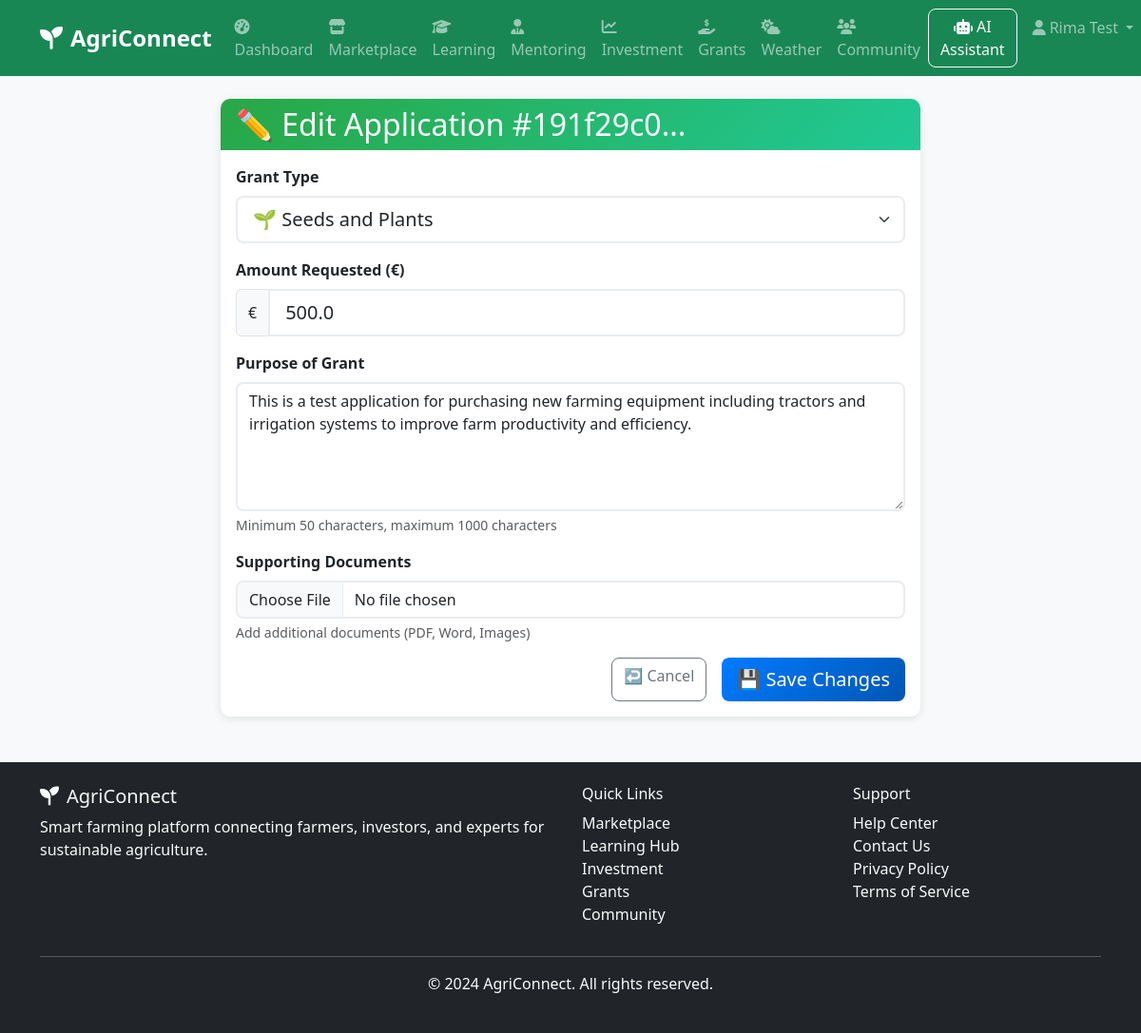
The page /grants/191f29c0-94c6-4110-9e6e-bfc2f3f68042/edit (signed in) on the database its author committed.
### app/models/user.py (models this page shows, shortened)
class User(UserMixin, db.Model):
    __tablename__ = 'users'
    id = db.Column(db.Integer, primary_key=True)
    username = db.Column(db.String(80), unique=True, nullable=False)
    email = db.Column(db.String(120), unique=True, nullable=False)
    password_hash = db.Column(db.String(255), nullable=False)
    first_name = db.Column(db.String(50), nullable=False)
    last_name = db.Column(db.String(50), nullable=False)
    phone = db.Column(db.String(20))
    location = db.Column(db.String(100))
    user_type = db.Column(db.Enum('farmer', 'investor', 'expert', 'admin'), nullable=False, default='farmer')
    profile_image = db.Column(db.String(255))
    bio = db.Column(db.Text)
    farm_name = db.Column(db.String(100))
    farm_location = db.Column(db.String(200))
    farm_size = db.Column(db.Float)  # in acres
    farm_type = db.Column(db.String(50))  # organic, conventional, etc.
    years_experience = db.Column(db.Integer)
    farm_description = db.Column(db.Text)
    certifications = db.Column(db.Text)  # JSON string of certifications
    is_active = db.Column(db.Boolean, default=True)
    is_verified = db.Column(db.Boolean, default=False)
    created_at = db.Column(db.DateTime, default=datetime.utcnow)
    updated_at = db.Column(db.DateTime, default=datetime.utcnow, onupdate=datetime.utcnow)
    products = db.relationship('Product', backref='seller', lazy='dynamic')
    courses_enrolled = db.relationship('CourseEnrollment', backref='user', lazy='dynamic')
    courses_created = db.relationship('Course', backref='instructor', lazy='dynamic')
    land_listings = db.relationship('Land', backref='owner', lazy='dynamic')
    investments = db.relationship('Investment', backref='investor', lazy='dynamic')
    forum_posts = db.relationship('ForumPost', backref='author', lazy='dynamic')
    forum_comments = db.relationship('ForumComment', backref='author', lazy='dynamic')
    mentoring_sessions_as_mentor = db.relationship('MentoringSession', foreign_keys='MentoringSession.mentor_id', backref='mentor', lazy='dynamic')
    mentoring_sessions_as_mentee = db.relationship('MentoringSession', foreign_keys='MentoringSession.mentee_id', backref='mentee', lazy='dynamic')
    mentoring_requests = db.relationship('MentoringRequest', backref='mentee', lazy='dynamic')
    chat_sessions = db.relationship('ChatSession', backref='user', lazy='dynamic')
    def get_full_name(self):
        return f"{self.first_name} {self.last_name}"

### app/models/grant.py (models this page shows, shortened)
class GrantApplication(db.Model):
    __tablename__ = 'grant_applications'
    id = db.Column(db.Integer, primary_key=True)
    application_id = db.Column(db.String(36), unique=True, default=lambda: str(uuid.uuid4()))
    user_id = db.Column(db.Integer, db.ForeignKey('users.id'), nullable=False)
    grant_type = db.Column(db.String(50), nullable=False)  # equipment, seeds, infrastructure
    amount_requested = db.Column(db.Float, nullable=False)
    purpose = db.Column(db.Text, nullable=False)
    status = db.Column(db.String(20), default='Submitted')  # Submitted, Under Review, Approved, Rejected
    submission_date = db.Column(db.DateTime, default=datetime.utcnow)
    last_updated = db.Column(db.DateTime, default=datetime.utcnow, onupdate=datetime.utcnow)
    applicant = db.relationship('User', backref='grant_applications')

### app/routes/grant_routes.py (the view, shortened to what this page needs)
@grant_bp.route('/grants/<application_id>/edit', methods=['GET', 'POST'])
@login_required
def edit_application(application_id):
    application = GrantApplication.query.filter_by(
        application_id=application_id,
        user_id=current_user.id
    ).first_or_404()
    if application.status != 'Submitted':
        flash('❌ This application can no longer be modified', 'error')
        return redirect(url_for('grant.grants_dashboard'))
    from app.forms.grant_forms import GrantApplicationForm
    form = GrantApplicationForm(obj=application)
    return render_template('grants/edit_application.html', form=form, application=application)

### app/templates/grants/edit_application.html (shortened to what this page needs)
{% extends "base.html" %}
{% block content %}
<div class="container mt-4">
    <div class="row justify-content-center">
        <div class="col-md-8">
            <div class="card">
                <div class="card-header bg-primary text-white">
                    <h2 class="mb-0">✏️ Edit Application #{{ application.application_id[:8] }}...</h2>
                </div>
                <div class="card-body">
                    <form method="POST">
                        <div class="mb-3">
                            {{ form.grant_type.label(class="form-label fw-bold") }}
                            {{ form.grant_type(class="form-select form-select-lg") }}
                        </div>
                        <div class="mb-3">
                            {{ form.amount_requested.label(class="form-label fw-bold") }}
                            <div class="input-group">
                                <span class="input-group-text">€</span>
                                {{ form.amount_requested(class="form-control form-control-lg") }}
                            </div>
                        </div>
                        <div class="mb-3">
                            {{ form.purpose.label(class="form-label fw-bold") }}
                            {{ form.purpose(class="form-control", rows="5") }}
                            <div class="form-text">Minimum 50 characters, maximum 1000 characters</div>
                        </div>
                        <div class="mb-3">
                            {{ form.documents.label(class="form-label fw-bold") }}
                            {{ form.documents(class="form-control") }}
                            <div class="form-text">Add additional documents (PDF, Word, Images)</div>
                        </div>
                        <div class="d-grid gap-2 d-md-flex justify-content-md-end">
                            <a href="{{ url_for('grant.grants_dashboard') }}" class="btn btn-outline-secondary me-md-2">
                                ↩️ Cancel
                            </a>
                            <button type="submit" class="btn btn-primary btn-lg">
                                💾 Save Changes
                            </button>
                        </div>
                    </form>
                </div>
            </div>
        </div>
    </div>
</div>
{% endblock %}

### app/templates/base.html (shortened to what this page needs)
<!DOCTYPE html>
<html lang="en">
<head>
    <link href="https://cdn.jsdelivr.net/npm/bootstrap@5.3.0/dist/css/bootstrap.min.css" rel="stylesheet">
    <link href="https://cdnjs.cloudflare.com/ajax/libs/font-awesome/6.4.0/css/all.min.css" rel="stylesheet">
    <link href="{{ url_for('static', filename='css/style.css') }}" rel="stylesheet">
</head>
<body>
    <nav class="navbar navbar-expand-lg navbar-dark bg-success">
        <div class="container">
            <a class="navbar-brand" href="{{ url_for('dashboard.index') }}">
                <i class="fas fa-seedling me-2"></i>AgriConnect
            </a>
            <div class="collapse navbar-collapse" id="navbarNav">
                <ul class="navbar-nav me-auto">
                    <li class="nav-item">
                        <a class="nav-link" href="{{ url_for('dashboard.index') }}">
                            <i class="fas fa-tachometer-alt me-1"></i>Dashboard
                        </a>
                    </li>
                    <li class="nav-item">
                        <a class="nav-link" href="{{ url_for('marketplace.index') }}">
                            <i class="fas fa-store me-1"></i>Marketplace
                        </a>
                    </li>
                    <li class="nav-item">
                        <a class="nav-link" href="{{ url_for('learning.index') }}">
                            <i class="fas fa-graduation-cap me-1"></i>Learning
                        </a>
                    </li>
                    <li class="nav-item">
                        <a class="nav-link" href="{{ url_for('mentoring.index') }}">
                            <i class="fas fa-user-tie me-1"></i>Mentoring
                        </a>
                    </li>
                    <li class="nav-item">
                        <a class="nav-link" href="{{ url_for('investment.index') }}">
                            <i class="fas fa-chart-line me-1"></i>Investment
                        </a>
                    </li>
                    <li class="nav-item">
                        <a class="nav-link" href="{{ url_for('grant.grants_dashboard') }}">
                            <i class="fas fa-hand-holding-usd me-1"></i>Grants
                        </a>
                    </li>
                    <li class="nav-item">
                        <a class="nav-link" href="{{ url_for('weather.index') }}">
                            <i class="fas fa-cloud-sun me-1"></i>Weather
                        </a>
                    </li>
                    <li class="nav-item">
                        <a class="nav-link" href="{{ url_for('community.index') }}">
                            <i class="fas fa-users me-1"></i>Community
                        </a>
                    </li>
                </ul>
                <ul class="navbar-nav">
                    {% if current_user.is_authenticated %}
                    <li class="nav-item">
                        <button class="btn btn-outline-light me-2" data-bs-toggle="modal"
                            data-bs-target="#chatbotModal">
                            <i class="fas fa-robot me-1"></i>AI Assistant
                        </button>
                    </li>
                    <li class="nav-item dropdown">
                        <a class="nav-link dropdown-toggle" href="#" id="navbarDropdown" role="button"
                            data-bs-toggle="dropdown">
                            <i class="fas fa-user me-1"></i>{{ current_user.get_full_name() }}
                        </a>
                    </li>
                    {% endif %}
                </ul>
            </div>
        </div>
    </nav>
    <main class="container-fluid">
        {% block content %}{% endblock %}
    </main>
    <footer class="bg-dark text-light py-4 mt-5">
        <div class="container">
            <div class="row">
                <div class="col-md-6">
                    <h5><i class="fas fa-seedling me-2"></i>AgriConnect</h5>
                    <p>Smart farming platform connecting farmers, investors, and experts for sustainable agriculture.
                    </p>
                </div>
                <div class="col-md-3">
                    <h6>Quick Links</h6>
                    <ul class="list-unstyled">
                        <li><a href="{{ url_for('marketplace.index') }}" class="text-light">Marketplace</a></li>
                        <li><a href="{{ url_for('learning.index') }}" class="text-light">Learning Hub</a></li>
                        <li><a href="{{ url_for('investment.index') }}" class="text-light">Investment</a></li>
                        <li><a href="{{ url_for('grant.grants_dashboard') }}" class="text-light">Grants</a></li>
                        <li><a href="{{ url_for('community.index') }}" class="text-light">Community</a></li>
                    </ul>
                </div>
                <div class="col-md-3">
                    <h6>Support</h6>
                    <ul class="list-unstyled">
                        <li><a href="#" class="text-light">Help Center</a></li>
                        <li><a href="#" class="text-light">Contact Us</a></li>
                        <li><a href="#" class="text-light">Privacy Policy</a></li>
                        <li><a href="#" class="text-light">Terms of Service</a></li>
                    </ul>
                </div>
            </div>
            <hr>
            <div class="text-center">
                <p>&copy; 2024 AgriConnect. All rights reserved.</p>
            </div>
        </div>
    </footer>
</body>
</html>

### app/static/css/style.css (style rules this page uses)
:root { --primary-color: #28a745; --secondary-color: #6c757d; --success-color: #28a745; --info-color: #17a2b8; --warning-color: #ffc107; --danger-color: #dc3545; --light-color: #f8f9fa; --dark-color: #343a40; }
body { font-family: 'Segoe UI', Tahoma, Geneva, Verdana, sans-serif; background-color: #f8f9fa; }
.navbar-brand { font-weight: bold; font-size: 1.5rem; }
.navbar-nav .nav-link { font-weight: 500; transition: color 0.3s ease; }
.card { border: none; border-radius: 10px; box-shadow: 0 2px 10px rgba(0, 0, 0, 0.1); transition: transform 0.3s ease, box-shadow 0.3s ease; }
.card-header { background: linear-gradient(135deg, var(--primary-color), #20c997); color: white; border-radius: 10px 10px 0 0 !important; border: none; }
.btn { border-radius: 8px; font-weight: 500; transition: all 0.3s ease; }
.btn-primary { background: linear-gradient(135deg, #007bff, #0056b3); border: none; }
.form-control { border-radius: 8px; border: 2px solid #e9ecef; transition: border-color 0.3s ease, box-shadow 0.3s ease; }
.form-select { border-radius: 8px; border: 2px solid #e9ecef; }
footer { margin-top: auto; }
footer a { color: #adb5bd; text-decoration: none; transition: color 0.3s ease; }

### rows shown on the page
User: get_full_name "Rima Test"
GrantApplication: grant_type "🌱 Seeds and Plants", amount_requested "500.0", purpose "This is a test application for purchasing new farming equipment including tractors and irrigation systems to improve farm productivity and efficiency."

### other values the page prints
{{ application.application_id[:8] }} "191f29c0"
